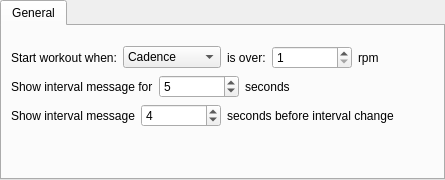
     <widget class="QWidget" name="page_general">
      <layout class="QVBoxLayout" name="verticalLayout">
       <property name="leftMargin">
        <number>0</number>
       </property>
       <property name="topMargin">
        <number>0</number>
       </property>
       <property name="rightMargin">
        <number>0</number>
       </property>
       <property name="bottomMargin">
        <number>0</number>
       </property>
       <item>
        <widget class="QTabWidget" name="tabWidget_2">
         <property name="currentIndex">
          <number>0</number>
         </property>
         <widget class="QWidget" name="tab">
          <attribute name="title">
           <string>General</string>
          </attribute>
          <layout class="QVBoxLayout" name="verticalLayout_2">
           <property name="spacing">
            <number>6</number>
           </property>
           <property name="topMargin">
            <number>20</number>
           </property>
           <item>
            <layout class="QHBoxLayout" name="horizontalLayout_11">
             <item>
              <widget class="QLabel" name="label_startWorkoutWhen">
               <property name="sizePolicy">
                <sizepolicy hsizetype="Preferred" vsizetype="Preferred">
                 <horstretch>0</horstretch>
                 <verstretch>0</verstretch>
                </sizepolicy>
               </property>
               <property name="minimumSize">
                <size>
                 <width>0</width>
                 <height>0</height>
                </size>
               </property>
               <property name="maximumSize">
                <size>
                 <width>16777215</width>
                 <height>16777215</height>
                </size>
               </property>
               <property name="styleSheet">
                <string notr="true"/>
               </property>
               <property name="text">
                <string>Start workout when:</string>
               </property>
              </widget>
             </item>
             <item>
              <widget class="QComboBox" name="comboBox_startTrigger">
               <property name="sizePolicy">
                <sizepolicy hsizetype="Minimum" vsizetype="Fixed">
                 <horstretch>0</horstretch>
                 <verstretch>0</verstretch>
                </sizepolicy>
               </property>
               <item>
                <property name="text">
                 <string>Cadence</string>
                </property>
               </item>
               <item>
                <property name="text">
                 <string>Power</string>
                </property>
               </item>
               <item>
                <property name="text">
                 <string>Speed</string>
                </property>
               </item>
               <item>
                <property name="text">
                 <string>Button press</string>
                </property>
               </item>
              </widget>
             </item>
             <item>
              <widget class="QLabel" name="label_isOver">
               <property name="sizePolicy">
                <sizepolicy hsizetype="Preferred" vsizetype="Preferred">
                 <horstretch>0</horstretch>
                 <verstretch>0</verstretch>
                </sizepolicy>
               </property>
               <property name="minimumSize">
                <size>
                 <width>0</width>
                 <height>0</height>
                </size>
               </property>
               <property name="maximumSize">
                <size>
                 <width>16777215</width>
                 <height>16777215</height>
                </size>
               </property>
               <property name="styleSheet">
                <string notr="true">QLabel {
	color: black;
}</string>
               </property>
               <property name="text">
                <string>is over:</string>
               </property>
              </widget>
             </item>
             <item>
              <widget class="QSpinBox" name="spinBox_value">
               <property name="sizePolicy">
                <sizepolicy hsizetype="Preferred" vsizetype="Preferred">
                 <horstretch>0</horstretch>
                 <verstretch>0</verstretch>
                </sizepolicy>
               </property>
               <property name="minimumSize">
                <size>
                 <width>80</width>
                 <height>0</height>
                </size>
               </property>
               <property name="minimum">
                <number>1</number>
               </property>
               <property name="maximum">
                <number>300</number>
               </property>
              </widget>
             </item>
             <item>
              <widget class="QLabel" name="label_value">
               <property name="styleSheet">
                <string notr="true">QLabel {
	color: black;
}</string>
               </property>
               <property name="text">
                <string>rpm</string>
               </property>
              </widget>
             </item>
             <item>
              <spacer name="horizontalSpacer">
               <property name="orientation">
                <enum>Qt::Horizontal</enum>
               </property>
               <property name="sizeHint" stdset="0">
                <size>
                 <width>40</width>
                 <height>20</height>
                </size>
               </property>
              </spacer>
             </item>
            </layout>
           </item>
           <item>
            <layout class="QHBoxLayout" name="horizontalLayout_20">
             <item>
              <widget class="QLabel" name="label_startWorkoutWhen_2">
               <property name="sizePolicy">
                <sizepolicy hsizetype="Preferred" vsizetype="Preferred">
                 <horstretch>0</horstretch>
                 <verstretch>0</verstretch>
                </sizepolicy>
               </property>
               <property name="minimumSize">
                <size>
                 <width>0</width>
                 <height>0</height>
                </size>
               </property>
               <property name="maximumSize">
                <size>
                 <width>16777215</width>
                 <height>16777215</height>
                </size>
               </property>
               <property name="styleSheet">
                <string notr="true"/>
               </property>
               <property name="text">
                <string>Show interval message for</string>
               </property>
              </widget>
             </item>
             <item>
              <widget class="QSpinBox" name="spinBox_value_intervalmessage_duration_sec">
               <property name="sizePolicy">
                <sizepolicy hsizetype="Preferred" vsizetype="Preferred">
                 <horstretch>0</horstretch>
                 <verstretch>0</verstretch>
                </sizepolicy>
               </property>
               <property name="minimumSize">
                <size>
                 <width>80</width>
                 <height>0</height>
                </size>
               </property>
               <property name="minimum">
                <number>1</number>
               </property>
               <property name="maximum">
                <number>300</number>
               </property>
               <property name="value">
                <number>5</number>
               </property>
              </widget>
             </item>
             <item>
              <widget class="QLabel" name="label_value_2">
               <property name="styleSheet">
                <string notr="true">QLabel {
	color: black;
}</string>
               </property>
               <property name="text">
                <string>seconds</string>
               </property>
              </widget>
             </item>
             <item>
              <spacer name="horizontalSpacer_20">
               <property name="orientation">
                <enum>Qt::Horizontal</enum>
               </property>
               <property name="sizeHint" stdset="0">
                <size>
                 <width>40</width>
                 <height>20</height>
                </size>
               </property>
              </spacer>
             </item>
            </layout>
           </item>
           <item>
            <layout class="QHBoxLayout" name="horizontalLayout_21">
             <item>
              <widget class="QLabel" name="label_startWorkoutWhen_3">
               <property name="sizePolicy">
                <sizepolicy hsizetype="Preferred" vsizetype="Preferred">
                 <horstretch>0</horstretch>
                 <verstretch>0</verstretch>
                </sizepolicy>
               </property>
               <property name="minimumSize">
                <size>
                 <width>0</width>
                 <height>0</height>
                </size>
               </property>
               <property name="maximumSize">
                <size>
                 <width>16777215</width>
                 <height>16777215</height>
                </size>
               </property>
               <property name="styleSheet">
                <string notr="true"/>
               </property>
               <property name="text">
                <string>Show interval message</string>
               </property>
              </widget>
             </item>
             <item>
              <widget class="QSpinBox" name="spinBox_value_intervalmessage_before">
               <property name="sizePolicy">
                <sizepolicy hsizetype="Preferred" vsizetype="Preferred">
                 <horstretch>0</horstretch>
                 <verstretch>0</verstretch>
                </sizepolicy>
               </property>
               <property name="minimumSize">
                <size>
                 <width>80</width>
                 <height>0</height>
                </size>
               </property>
               <property name="minimum">
                <number>1</number>
               </property>
               <property name="maximum">
                <number>9</number>
               </property>
               <property name="value">
                <number>4</number>
               </property>
              </widget>
             </item>
             <item>
              <widget class="QLabel" name="label_value_3">
               <property name="styleSheet">
                <string notr="true">QLabel {
	color: black;
}</string>
               </property>
               <property name="text">
                <string>seconds before interval change</string>
               </property>
              </widget>
             </item>
             <item>
              <spacer name="horizontalSpacer_21">
               <property name="orientation">
                <enum>Qt::Horizontal</enum>
               </property>
               <property name="sizeHint" stdset="0">
                <size>
                 <width>40</width>
                 <height>20</height>
                </size>
               </property>
              </spacer>
             </item>
            </layout>
           </item>
           <item>
            <spacer name="verticalSpacer">
             <property name="orientation">
              <enum>Qt::Vertical</enum>
             </property>
             <property name="sizeHint" stdset="0">
              <size>
               <width>20</width>
               <height>40</height>
              </size>
             </property>
            </spacer>
           </item>
          </layout>
         </widget>
        </widget>
       </item>
      </layout>
     </widget>
